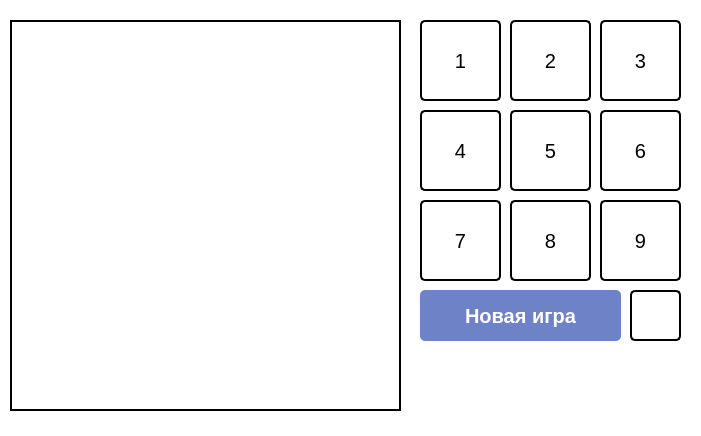
<?xml version="1.0" encoding="UTF-8"?>
<ui version="4.0">
 <class>Sudoku</class>
 <widget class="QMainWindow" name="Sudoku">
  <property name="geometry">
   <rect>
    <x>0</x>
    <y>0</y>
    <width>701</width>
    <height>436</height>
   </rect>
  </property>
  <property name="windowTitle">
   <string>MainWindow</string>
  </property>
  <property name="styleSheet">
   <string notr="true">background-color: white;</string>
  </property>
  <widget class="QWidget" name="centralwidget">
   <widget class="QTableWidget" name="table_number">
    <property name="geometry">
     <rect>
      <x>10</x>
      <y>20</y>
      <width>391</width>
      <height>391</height>
     </rect>
    </property>
    <property name="styleSheet">
     <string notr="true">border: 2px solid black;</string>
    </property>
   </widget>
   <widget class="QPushButton" name="btn1">
    <property name="geometry">
     <rect>
      <x>420</x>
      <y>20</y>
      <width>81</width>
      <height>81</height>
     </rect>
    </property>
    <property name="styleSheet">
     <string notr="true">border: 2px solid black;
border-radius: 5px;
font-size: 20px;</string>
    </property>
    <property name="text">
     <string>1</string>
    </property>
   </widget>
   <widget class="QPushButton" name="btn2">
    <property name="geometry">
     <rect>
      <x>510</x>
      <y>20</y>
      <width>81</width>
      <height>81</height>
     </rect>
    </property>
    <property name="styleSheet">
     <string notr="true">border: 2px solid black;
border-radius: 5px;
font-size: 20px;</string>
    </property>
    <property name="text">
     <string>2</string>
    </property>
   </widget>
   <widget class="QPushButton" name="btn3">
    <property name="geometry">
     <rect>
      <x>600</x>
      <y>20</y>
      <width>81</width>
      <height>81</height>
     </rect>
    </property>
    <property name="styleSheet">
     <string notr="true">border: 2px solid black;
border-radius: 5px;
font-size: 20px;</string>
    </property>
    <property name="text">
     <string>3</string>
    </property>
   </widget>
   <widget class="QPushButton" name="btn4">
    <property name="geometry">
     <rect>
      <x>420</x>
      <y>110</y>
      <width>81</width>
      <height>81</height>
     </rect>
    </property>
    <property name="styleSheet">
     <string notr="true">border: 2px solid black;
border-radius: 5px;
font-size: 20px;</string>
    </property>
    <property name="text">
     <string>4</string>
    </property>
   </widget>
   <widget class="QPushButton" name="btn5">
    <property name="geometry">
     <rect>
      <x>510</x>
      <y>110</y>
      <width>81</width>
      <height>81</height>
     </rect>
    </property>
    <property name="styleSheet">
     <string notr="true">border: 2px solid black;
border-radius: 5px;
font-size: 20px;</string>
    </property>
    <property name="text">
     <string>5</string>
    </property>
   </widget>
   <widget class="QPushButton" name="btn6">
    <property name="geometry">
     <rect>
      <x>600</x>
      <y>110</y>
      <width>81</width>
      <height>81</height>
     </rect>
    </property>
    <property name="styleSheet">
     <string notr="true">border: 2px solid black;
border-radius: 5px;
font-size: 20px;</string>
    </property>
    <property name="text">
     <string>6</string>
    </property>
   </widget>
   <widget class="QPushButton" name="btn8">
    <property name="geometry">
     <rect>
      <x>510</x>
      <y>200</y>
      <width>81</width>
      <height>81</height>
     </rect>
    </property>
    <property name="styleSheet">
     <string notr="true">border: 2px solid black;
border-radius: 5px;
font-size: 20px;</string>
    </property>
    <property name="text">
     <string>8</string>
    </property>
   </widget>
   <widget class="QPushButton" name="btn7">
    <property name="geometry">
     <rect>
      <x>420</x>
      <y>200</y>
      <width>81</width>
      <height>81</height>
     </rect>
    </property>
    <property name="styleSheet">
     <string notr="true">border: 2px solid black;
border-radius: 5px;
font-size: 20px;</string>
    </property>
    <property name="text">
     <string>7</string>
    </property>
   </widget>
   <widget class="QPushButton" name="btn9">
    <property name="geometry">
     <rect>
      <x>600</x>
      <y>200</y>
      <width>81</width>
      <height>81</height>
     </rect>
    </property>
    <property name="styleSheet">
     <string notr="true">border: 2px solid black;
border-radius: 5px;
font-size: 20px;</string>
    </property>
    <property name="text">
     <string>9</string>
    </property>
   </widget>
   <widget class="QPushButton" name="btn_new">
    <property name="geometry">
     <rect>
      <x>420</x>
      <y>290</y>
      <width>201</width>
      <height>51</height>
     </rect>
    </property>
    <property name="styleSheet">
     <string notr="true">border-radius: 5px;
font-size: 20px;
color: white;
background-color: #6d82c7;
font-weight: 600;</string>
    </property>
    <property name="text">
     <string>Новая игра</string>
    </property>
   </widget>
   <widget class="QPushButton" name="btn_delete">
    <property name="geometry">
     <rect>
      <x>630</x>
      <y>290</y>
      <width>51</width>
      <height>51</height>
     </rect>
    </property>
    <property name="styleSheet">
     <string notr="true">border: 2px solid black;
border-radius: 5px;
font-size: 20px;</string>
    </property>
    <property name="text">
     <string/>
    </property>
    <property name="icon">
     <iconset>
      <normaloff>iconics/eraser.png</normaloff>iconics/eraser.png</iconset>
    </property>
    <property name="iconSize">
     <size>
      <width>28</width>
      <height>32</height>
     </size>
    </property>
   </widget>
  </widget>
 </widget>
 <resources/>
 <connections/>
</ui>
